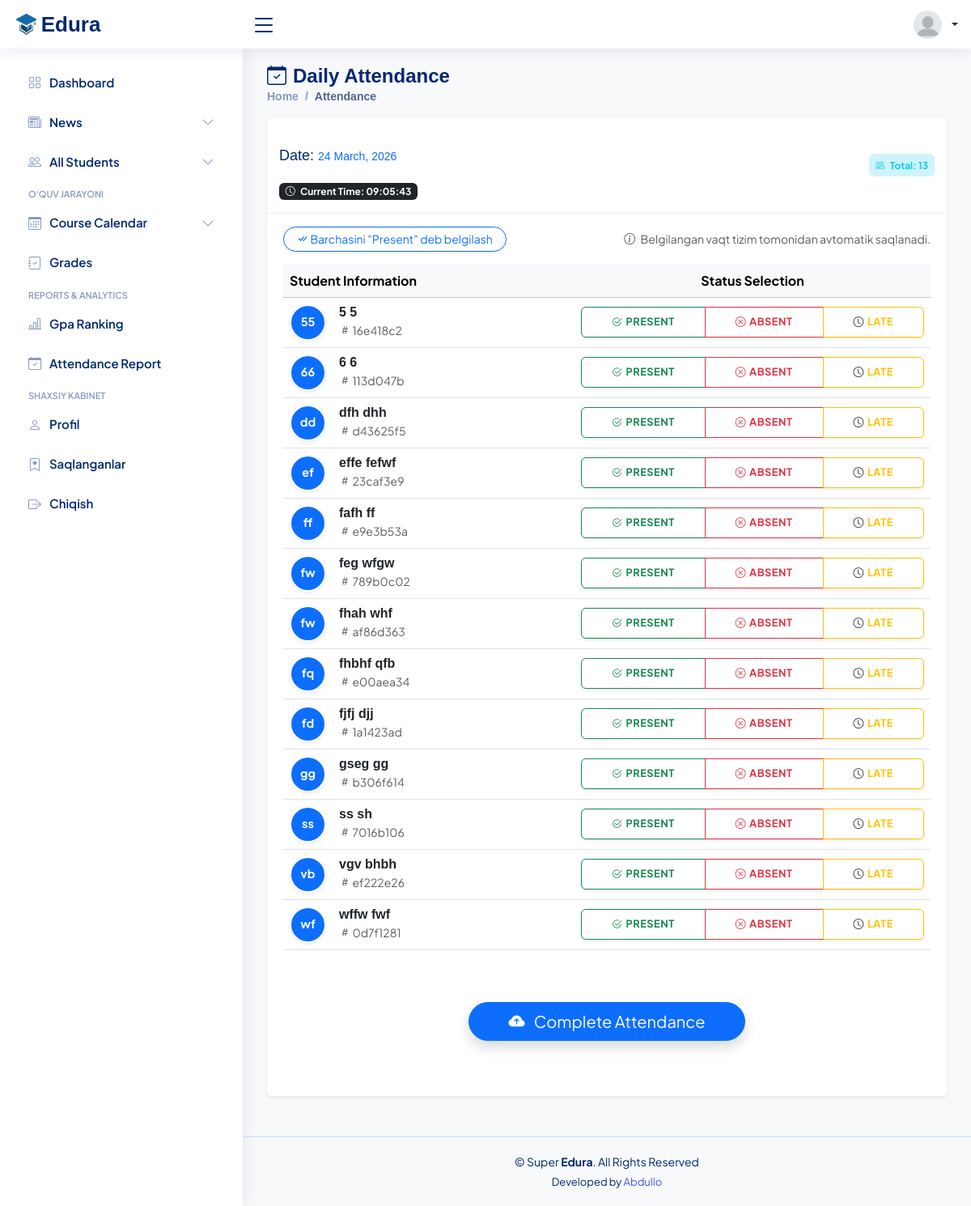
The page /students/attendance/ on the database its author committed.
### student_management/models.py (models this page shows, shortened)
class Student(models.Model):
    GENDER_CHOICES = (
        ('M', 'Male'),
        ('F', 'Female'),
    )
    ACADEMIC_LEVEL_CHOICES = (
        ('P.1', 'Primary 1'),
        ('P.2', 'Primary 2'),
        ('P.3', 'Primary 3'),
        ('P.4', 'Primary 4'),
        ('P.5', 'Primary 5'),
    )
    ENROLLMENT_STATUS_CHOICES = (
        ('active', 'Active'),
        ('dismissed', 'Dismissed'),
        ('graduated', 'Graduated'),
        ('transferred', 'Transferred'),
    )
    user = models.OneToOneField(
        settings.AUTH_USER_MODEL,
        on_delete=models.CASCADE,
        related_name='student_profile',
        null=True, # Avvaldan bor talabalar uchun xato bermasligi uchun
        blank=True
    )
    id = models.UUIDField(primary_key=True, default=uuid.uuid4, editable=False)
    first_name = models.CharField('First Name', max_length=50)
    last_name = models.CharField('Last Name', max_length=50)
    birth_date = models.DateField('Birth Date')
    gender = models.CharField('Gender', max_length=10, choices=GENDER_CHOICES, default='M')
    current_academic_level = models.CharField('Current Academic Level', max_length=10, choices=ACADEMIC_LEVEL_CHOICES)
    enrollment_status = models.CharField('Enrollment Status', max_length=20, choices=ENROLLMENT_STATUS_CHOICES, default='active')
    photo = models.ImageField('Photo', upload_to='students/photos', blank=True, null=True)
    created_at = models.DateTimeField(auto_now_add=True)
    class Meta:
        verbose_name = "Talaba"
        verbose_name_plural = "Talabalar"
        ordering = ['-created_at']

### student_management/views.py (the view, shortened to what this page needs)
# urls.py: path('attendance/', views.mark_attendance, name='attendance'),
def mark_attendance(request):
    today = date.today()
    students = Student.objects.filter(enrollment_status='active').order_by('first_name') # Alifbo tartibida
    current_attendance = Attendance.objects.filter(date=today)
    attendance_dict = {item.student_id: item.status for item in current_attendance}
    for student in students:
        student.today_status = attendance_dict.get(student.id, '')
    return render(request, 'students/attendance.html', {
        'students': students,
        'today': today,
    })

### core/context_processors.py (called while the page is built)
def unread_messages_data(request):
    if request.user.is_authenticated and request.user.is_superuser:
        unread_qs = ContactMessage.objects.filter(is_read=False).order_by('-created_at')
        return {
            'unread_count': unread_qs.count(),        # Jami soni: {{ unread_count }}
            'unread_msgs_list': unread_qs[:5]         # Oxirgi 5 tasi: {% for msg in unread_msgs_list %}
        }
    return {
        'unread_count': 0,
        'unread_msgs_list': []
    }

### student_management/templates/students/attendance.html (shortened to what this page needs)
{% extends 'main/base.html' %}
{% load static %}
{% block content %}
<div class="pagetitle">
    <h1><i class="bi bi-calendar-check me-2"></i>Daily Attendance</h1>
    <nav>
        <ol class="breadcrumb">
            <li class="breadcrumb-item"><a href="{% url 'core:dashboard' %}">Home</a></li>
            <li class="breadcrumb-item active">Attendance</li>
        </ol>
    </nav>
</div>
<section class="section">
    <div class="row">
        <div class="col-lg-12">
            <div class="card shadow-sm border-0">
                <div class="card-header bg-white py-3 d-flex justify-content-between align-items-center flex-wrap gap-3">
                    <div>
                        <h5 class="card-title m-0">Date: <span class="text-primary">{{ today|date:"d F, Y" }}</span></h5>
                        <div class="mt-1">
                            <span class="badge bg-dark">
                                <i class="bi bi-clock me-1"></i> Current Time: <span id="liveClock">--:--:--</span>
                            </span>
                        </div>
                    </div>
                    <div class="d-flex gap-2">
                        <span class="badge bg-info-light text-info p-2"><i class="bi bi-people me-1"></i> Total: {{ students.count }}</span>
                    </div>
                </div>
                <div class="card-body mt-3">
                    <form method="POST" id="attendanceForm">
                        <div class="d-flex justify-content-between mb-3 flex-wrap gap-2">
                            <button type="button" onclick="selectAllPresent()" class="btn btn-sm btn-outline-primary shadow-sm rounded-pill px-3">
                                <i class="bi bi-check-all"></i> Barchasini "Present" deb belgilash
                            </button>
                            <div class="text-muted small align-self-center">
                                <i class="bi bi-info-circle me-1"></i> Belgilangan vaqt tizim tomonidan avtomatik saqlanadi.
                            </div>
                        </div>
                        <div class="table-responsive">
                            <table class="table table-hover align-middle">
                                <thead class="table-light text-secondary">
                                    <tr>
                                        <th style="width: 45%">Student Information</th>
                                        <th class="text-center" style="width: 55%">Status Selection</th>
                                    </tr>
                                </thead>
                                <tbody>
                                    {% for student in students %}
                                    <tr>
                                        <td>
                                            <div class="d-flex align-items-center">
                                                <div class="avatar-circle me-3 bg-primary text-white fw-bold d-flex align-items-center justify-content-center shadow-sm" style="width: 45px; height: 45px; border-radius: 50%; font-size: 0.9rem;">
                                                    {{ student.first_name|slice:":1" }}{{ student.last_name|slice:":1" }}
                                                </div>
                                                <div>
                                                    <h6 class="m-0 fw-bold text-dark">{{ student.first_name }} {{ student.last_name }}</h6>
                                                    <small class="text-muted"><i class="bi bi-hash"></i> {{ student.id|stringformat:".8s" }}</small>
                                                </div>
                                            </div>
                                        </td>
                                        <td class="text-center">
                                            <div class="btn-group w-100 shadow-sm" role="group">
                                                <label class="btn btn-outline-success py-2 d-flex align-items-center justify-content-center" for="present_{{ student.id }}">
                                                    <i class="bi bi-check2-circle me-1"></i> Present
                                                </label>
                                                <label class="btn btn-outline-danger py-2 d-flex align-items-center justify-content-center" for="absent_{{ student.id }}">
                                                    <i class="bi bi-x-circle me-1"></i> Absent
                                                </label>
                                                <label class="btn btn-outline-warning py-2 d-flex align-items-center justify-content-center" for="late_{{ student.id }}">
                                                    <i class="bi bi-clock me-1 text-dark"></i> Late
                                                </label>
                                            </div>
                                        </td>
                                    </tr>
                                    {% endfor %}
                                </tbody>
                            </table>
                        </div>
                        <div class="card-footer bg-white border-0 text-center py-5">
                            <button type="submit" class="btn btn-primary btn-lg px-5 shadow rounded-pill">
                                <i class="bi bi-cloud-arrow-up-fill me-2"></i> Complete Attendance
                            </button>
                        </div>
                    </form>
                </div>
            </div>
        </div>
    </div>
</section>
{% endblock %}

### core/static/css/style.css (style rules this page uses)
:root { scroll-behavior: smooth; }
body { font-family: "Open Sans", sans-serif; background: #f6f9ff; color: #444444; }
a { color: #4154f1; text-decoration: none; }
h1, h2, h3, h4, h5, h6 { font-family: "Nunito", sans-serif; }
.pagetitle { margin-bottom: 10px; }
.pagetitle h1 { font-size: 24px; margin-bottom: 0; font-weight: 600; color: #012970; }
.bg-info-light { background-color: #cff4fc; border-color: #cff4fc; }
.card { margin-bottom: 30px; border: none; border-radius: 5px; box-shadow: 0px 0 30px rgba(1, 41, 112, 0.1); }
.card-header, .card-footer { border-color: #ebeef4; background-color: #fff; color: #798eb3; padding: 15px; }
.card-title { padding: 20px 0 15px 0; font-size: 18px; font-weight: 500; color: #012970; font-family: "Poppins", sans-serif; }
.card-title span { color: #899bbd; font-size: 14px; font-weight: 400; }
.card-body { padding: 0 20px 20px 20px; }
.breadcrumb { font-size: 14px; font-family: "Nunito", sans-serif; color: #899bbd; font-weight: 600; }
.breadcrumb a { color: #899bbd; transition: 0.3s; }
.breadcrumb .breadcrumb-item::before { color: #899bbd; }
.breadcrumb .active { color: #51678f; font-weight: 600; }

### core/templates/main/base.html (style rules this page uses)
:root { --edura-primary: #4361ee; --edura-secondary: #3f37c9; --edura-success: #4cc9f0; --edura-danger: #f72585; --glass-bg: rgba(255, 255, 255, 0.95); }
body { font-family: 'Plus Jakarta Sans', sans-serif; background-color: #f8f9fa; color: #2d3436; }

### student_management/templates/students/attendance.html (style rules this page uses)
.btn-group .btn { font-size: 0.8rem; font-weight: 700; text-transform: uppercase; letter-spacing: 0.5px; }
.avatar-circle { border: 2px solid #fff; }
.table-responsive { overflow-x: auto; }

### rows shown on the page
Student: first_name "5", last_name "5", id "16e418c2"
Student: first_name "6", last_name "6", id "113d047b"
Student: first_name "d", last_name "d", first_name "dfh", last_name "dhh", id "d43625f5"
Student: first_name "e", last_name "f", first_name "effe", last_name "fefwf", id "23caf3e9"
Student: first_name "f", first_name "fafh", last_name "ff", id "e9e3b53a"
Student: first_name "f", last_name "w", first_name "feg", last_name "wfgw", id "789b0c02"
Student: first_name "f", last_name "w", first_name "fhah", last_name "whf", id "af86d363"
Student: first_name "f", last_name "q", first_name "fhbhf", last_name "qfb", id "e00aea34"
Student: first_name "f", last_name "d", first_name "fjfj", last_name "djj", id "1a1423ad"
Student: first_name "g", last_name "g", first_name "gseg", last_name "gg", id "b306f614"
Student: first_name "s", last_name "s", first_name "ss", last_name "sh", id "7016b106"
Student: first_name "v", last_name "b", first_name "vgv", last_name "bhbh", id "ef222e26"
Student: first_name "w", last_name "f", first_name "wffw", last_name "fwf", id "0d7f1281"

### other values the page prints
{{ students.count }} "13"
